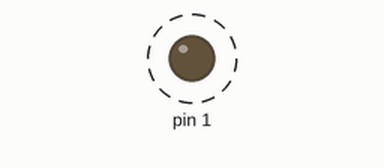
A sketch run on a simulated Arduino Uno, built with avr-gcc and run on an emulated ATmega328P. Shown: output pins drawn as LEDs (lit = HIGH). Dashed ring = blinking.

Above: at 0.25 s.
Timing chart, 0 to 3.0 s (numbered marks = the images above):
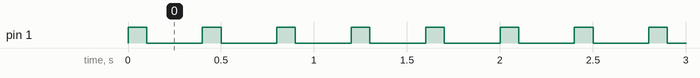

Measured:
- by itself, pin 1: alternates HIGH for 0.10 s and LOW for 0.30 s

The sketch:

powerful_esboo1.ino
```cpp
// C++ code
//
void setup()
{
  pinMode(1, OUTPUT);
}

void loop()
{
  digitalWrite(1, HIGH);
  delay(100); // Wait for 100 millisecond(s)
  digitalWrite(1, LOW);
  delay(100); // Wait for 100 millisecond(s)
  digitalWrite(2,HIGH);
  delay(100); // wait for 100 milliseconds(s)
  digitalWrite(2,LOW);
  delay(100); // wait for 100 milliseconds);

}
```
